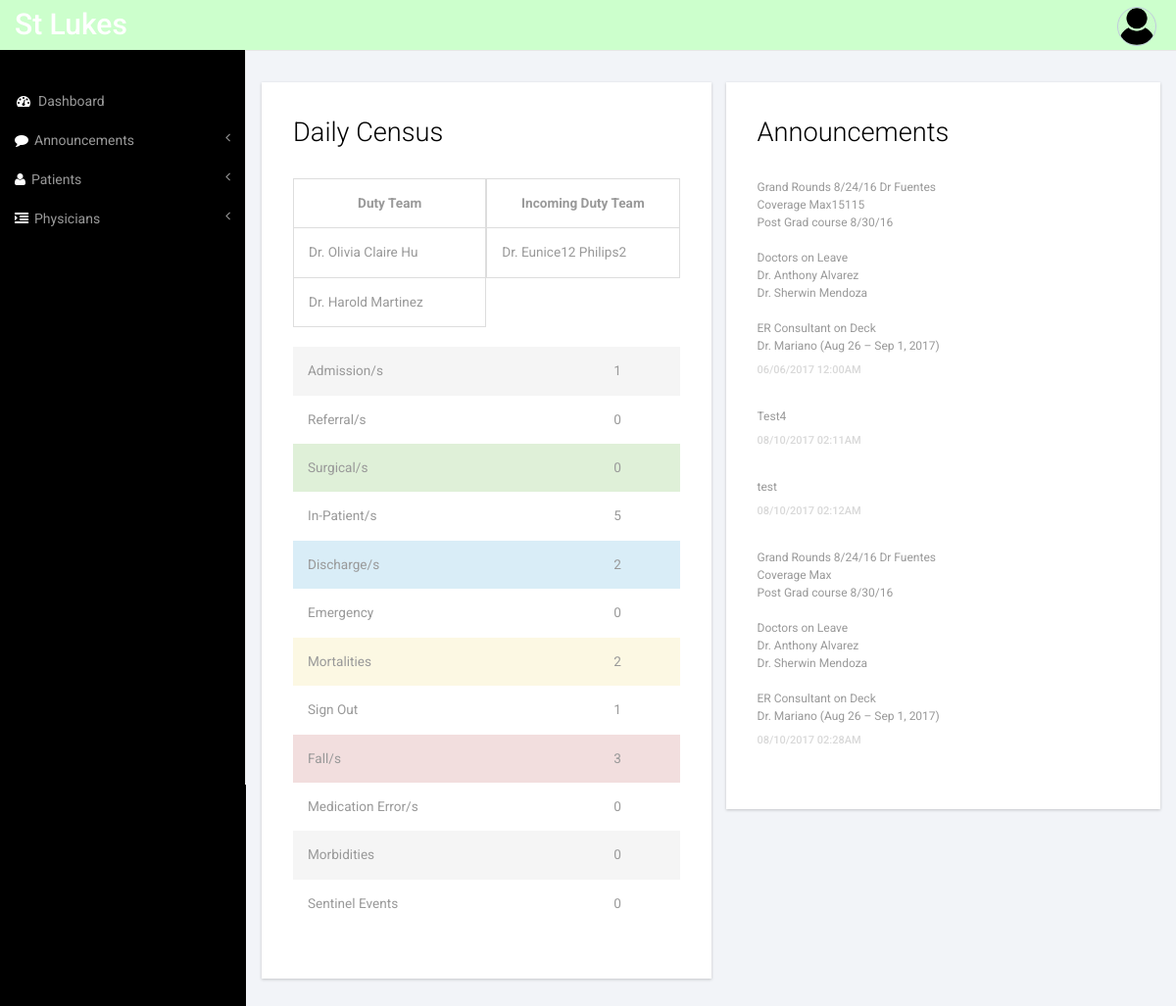
The page /index.php/dashboard on the database its author committed.
### tables this page shows
CREATE TABLE `physicians` (
  `id` int(11) NOT NULL,
  `firstname` text NOT NULL,
  `middlename` text NOT NULL,
  `lastname` text NOT NULL,
  `gender` tinyint(4) NOT NULL,
  `email` varchar(50) NOT NULL,
  `image` text NOT NULL,
  `password` text NOT NULL,
  `mac_address` varchar(20) NOT NULL,
  `mobile` varchar(13) NOT NULL,
  `role` tinyint(4) NOT NULL COMMENT '1 = consultant; 2 = resident',
  `on_duty` tinyint(4) NOT NULL DEFAULT '0',
  `date_added` datetime NOT NULL,
  `last_login` datetime NOT NULL,
  `active` tinyint(4) NOT NULL DEFAULT '1'
);

CREATE TABLE `announcements` (
  `id` int(11) NOT NULL,
  `title` text NOT NULL,
  `announcement` text NOT NULL,
  `date_added` datetime NOT NULL,
  `active` tinyint(4) NOT NULL DEFAULT '1'
);

### application/controllers/Dashboard.php (called while the page is built, shortened)
<?php
class Dashboard extends CI_Controller {
	public function index() {
		$this->dashboard_page();
	}
	public function dashboard_page() {
		$result = $this->dashboard_model->getStatusCount();
		$announcements = $this->announcements_model->getAnnouncements();
		$onduty = $this->physicians_model->getPhysiciansDuty(1);
		$incomingduty = $this->physicians_model->getPhysiciansDuty(2);
		$data['classes'] = array('active', '', 'success', '', 'info', '', 'warning', '', 'danger', '', 'active', '');
		$data['status'] = array('Admission/s', 'Referral/s', 'Surgical/s', 'In-Patient/s' ,'Discharge/s', 'Emergency', 'Mortalities', 'Sign Out', 'Fall/s', 'Medication Error/s', 'Morbidities', 'Sentinel Events');
		$data['data'] = array();
		$data['announcements'] = array();
		$data['onduty'] = array();
		$data['incomingduty'] = array();
		if ($announcements['success']) {
			$data['announcements'] = $announcements['data'];
		}
		if ($result['success']) {
			$data['data'] = $result['data'];
		}
		if ($onduty['success']) {
			$data['onduty'] = $onduty['data'];
		}
		if ($incomingduty['success']) {
			$data['incomingduty'] = $incomingduty['data'];
		}
		$this->load->view('header');
		$this->load->view('dashboard', $data);
		$this->load->view('footer');
	}
}

### index.php (called while the page is built, shortened)
<?php
require_once BASEPATH.'core/CodeIgniter.php';

### application/models/Physicians_model.php (called while the page is built, shortened)
<?php if ( ! defined('BASEPATH')) exit('No direct script access allowed');
class Physicians_model extends CI_Model
{
    function getPhysiciansDuty ($duty) {
        $sql = "SELECT * FROM physicians WHERE on_duty = ? AND active = ?";
        $query = $this->db->query($sql, array($duty, 1));
        if ($query->num_rows() > 0) {
            return array( 'success' => true, 'data' => $query->result_array());
        }
        return array( 'success' => false, 'error' => 'No data found' );
    }
}

### application/models/Announcements_model.php (called while the page is built, shortened)
<?php if ( ! defined('BASEPATH')) exit('No direct script access allowed');
class Announcements_model extends CI_Model
{
    function getAnnouncements() {
        $sql = "SELECT title, date_format(date_added, '%m/%d/%Y %h:%i%p') as date_added, announcement, id, active FROM announcements WHERE active = ?";
        $query = $this->db->query($sql, array(1));
        if ($query->num_rows() > 0) {
            return array( 'success' => true, 'data' => $query->result_array());
        }
        return array( 'success' => false, 'error' => 'No data found' );
    }
}

### application/models/Dashboard_model.php (called while the page is built, shortened)
<?php if ( ! defined('BASEPATH')) exit('No direct script access allowed');
class Dashboard_model extends CI_Model
{
    function getStatusCount() {
    	$sql = "SELECT DISTINCT status, COUNT(status) as status_count FROM `patients` GROUP BY status";
    	$query = $this->db->query($sql);
        if ($query->num_rows() > 0) {
            return array( 'success' => true, 'data' => $query->result_array());
        }
        return array( 'success' => false, 'error' => 'No data found' );
    }
}

### application/views/dashboard.php (the view, shortened to what this page needs)
<div id="page-wrapper">
    <div class="col-md-12 graphs">
    <div class="xs">
		<div class="col-md-6 span_3">
		  <div class="bs-example1" data-example-id="contextual-table">
		  	<div class="widget_head">Daily Census</div>
		  	<div class="col-xs-6 span_3">
		    <table class="table table-bordered">
		    	<thead>
		    		<th class="text-center">Duty Team</th>
		    	</thead>
		      <tbody>
		      	<?php foreach($onduty as $key => $row): ?>
		        <tr class="">
		          <td><?="Dr. ".$row['firstname'] . " " . $row['lastname']?></td>
		        </tr>
		    	<?php endforeach; ?>
		      </tbody>
		    </table>
	   </div>
	   <div class="col-xs-6 span_3">
		    <table class="table table-bordered">
		    	<thead>
		    		<th class="text-center">Incoming Duty Team</th>
		    	</thead>
		      <tbody>
		      	<?php foreach($incomingduty as $key => $row): ?>
		        <tr class="">
		          <td><?="Dr. ".$row['firstname'] . " " . $row['lastname']?></td>
		        </tr>
		    	<?php endforeach; ?>
		      </tbody>
		    </table>
	   </div>
		    <table class="table">
		      <tbody>
		      	<?php foreach($status as $key => $stat): ?>
		        <tr class="<?php echo $classes[$key]; ?>">
		          <td><?=$stat?></td>
		          <td>
		          	<?php
		          		$inpatient = 0;
		          	 ?>
		          	<?php
		          		$x = 0;
		          		foreach($data as $row) {
			          		if (($row['status']-1) == $key) {
			          			$x = $row['status_count'];
			          		}
			          		if (($row['status']-1) == 0 || ($row['status']-1) == 1 || ($row['status']-1) == 2 || ($row['status']-1) == 3 || ($row['status']-1) == 5 || ($row['status']-1) == 8 || ($row['status']-1) == 9 || ($row['status']-1) == 10 || ($row['status']-1) == 11) {
		          				$inpatient+=$row['status_count'];
			          		}
		          		}
		          		if ($key == 3) {
		          			echo $inpatient;
		          		} else {
		          			echo $x;
		          		}
		          	?>
		          </td>
		        </tr>
		    	<?php endforeach; ?>
		      </tbody>
		    </table>
		   </div>
	   </div>
	   <div class="col-md-6 span_4">
		  	<div class="bs-example1">
		        <div class="" id="style-2">
		        	<div class="widget_head">Announcements</div>
		        	<?php foreach($announcements as $announcement): ?>
	  			    <div class="activity-row">
	                 <div class="col-xs-8 activity-desc">
	                    <p><?=nl2br($announcement['announcement']);?></p>
	                    <h6><?=$announcement['date_added'];?></h6>
	                 </div>
	                 <div class="clearfix"> </div>
                    </div>
                    <?php endforeach; ?>
	  		        </div>
		 </div>
		</div>

### assets/css/style.css (style rules this page uses)
h4, h5, h6, h1, h2, h3 { margin-top: 0; }
p { margin: 0; }
html, body { font-family: 'Roboto', sans-serif; font-size: 100%; background:#000; overflow-x: hidden; }
.span_4 { padding-right: 0; }
.span_3 { padding:0; }
.activity-row, .activity-row1 { text-align: left; }
.activity-desc p { color:#999; font-size:0.85em; line-height:1.5em; }
.activity-desc h6 { color: #D8D8D8; font-size:12px; margin: 10px 0 0 0; }
.activity-row { margin-bottom:2em; }
.map_container, #chart, .span_6, .col_2, .weather_list, .cal1, .skills-info, .stats-info, .r3_counter_box, .activity_box, .bs-example1, .cloud, .copy { -ms-box-shadow: 0 1px 3px 0px rgba(0, 0, 0, 0.2); -o-box-shadow: 0 1px 3px 0px rgba(0, 0, 0, 0.2); -moz-box-shadow: 0 1px 3px 0px rgba(0, 0, 0, 0.2); -webkit-box-shadow: 0 1px 3px 0px rgba(0, 0, 0, 0.2); box-shadow: 0 1px 3px 0px rgba(0, 0, 0, 0.2); }
.graphs { padding: 2em 1em; background: #f2f4f8; font-family: 'Roboto', sans-serif; }
.xs h3, .widget_head { color:#000; font-size:1.7em; font-weight:300; margin-bottom: 1em; }
.table > thead > tr > th, .table > tbody > tr > th, .table > tfoot > tr > th, .table > thead > tr > td, .table > tbody > tr > td, .table > tfoot > tr > td { border-top: none !important; }
.bs-example1 { background:#fff; padding:2em; }
.table > thead > tr > th, .table > tbody > tr > th, .table > tfoot > tr > th, .table > thead > tr > td, .table > tbody > tr > td, .table > tfoot > tr > td { font-size: 0.85em; color: #999; }
.table td, .table>tbody>tr>td, .table>tbody>tr>th, .table>tfoot>tr>td, .table>tfoot>tr>th, .table>thead>tr>td, .table>thead>tr>th { padding:15px !important; }
.table > thead > tr > th { border-bottom: 1px solid #ddd !important; }
@media (max-width:1366px) { .col-xs-8.activity-desc { width: 64.666667%; padding: 0; } }
@media (max-width:1280px) { .col-xs-8.activity-desc { width: 63.666667%; } }
@media (max-width:1280px) { .activity-desc p { font-size: 12px; } }
@media (max-width:1280px) { .activity-desc h6 { font-size: 11px; } }

### assets/css/custom.css (style rules this page uses)
#page-wrapper { min-height: 568px; background-color: #fff; }
@media (min-width:768px) { #page-wrapper { position: inherit; margin: 0 0 0 250px; border-left: 1px solid #e7e7e7; } }

### rows shown on the page
physicians: firstname "Olivia Claire", lastname "Hu"
physicians: firstname "Harold", lastname "Martinez"
physicians: firstname "Eunice12", lastname "Philips2"
announcements: announcement "Grand Rounds 8/24/16 Dr Fuentes Coverage Max15115 Post Grad course 8/30/16 Doctors on Leave Dr. Anthony Alvarez Dr. Sherwin Mendoza ER Consultant on Deck Dr. Mariano (Aug 26 – Sep 1, 2017)", date_added "06/06/2017 12:00AM"
announcements: announcement "Test4", date_added "08/10/2017 02:11AM"
announcements: announcement "test", date_added "08/10/2017 02:12AM"
announcements: announcement "Grand Rounds 8/24/16 Dr Fuentes Coverage Max Post Grad course 8/30/16 Doctors on Leave Dr. Anthony Alvarez Dr. Sherwin Mendoza ER Consultant on Deck Dr. Mariano (Aug 26 – Sep 1, 2017)", date_added "08/10/2017 02:28AM"

### other values the page prints
$stat "Admission/s"
$x "1"
$stat "Referral/s"
$x "0"
$stat "Surgical/s"
$stat "In-Patient/s"
$inpatient "5"
$stat "Discharge/s"
$x "2"
$stat "Emergency"
$stat "Mortalities"
$stat "Sign Out"
$stat "Fall/s"
$x "3"
$stat "Medication Error/s"
